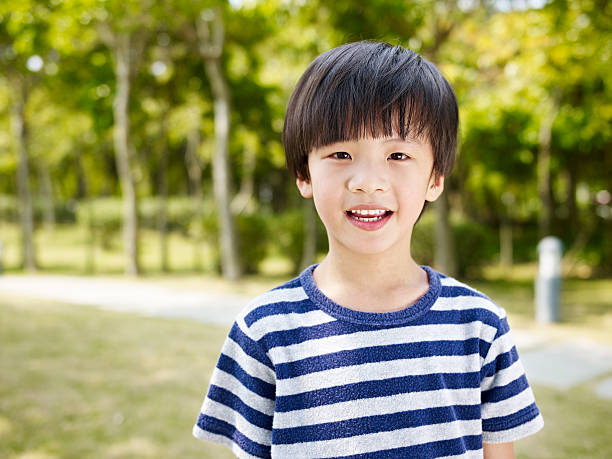
#> input picture boy.jpg, 612 x 459 px
$ python circle_name.py
#> lines starting #> are read from the running program, lines starting #| are printed output that depends on the picture
import cv2
import numpy
import imutils
#img read and display
img=cv2.imread("boy.jpg")
#> img is the input picture: shape (459, 612, 3); mean B, G, R 100.5, 147.3, 147.9
#REctangle over ROI
output = img.copy()
#cv2.rectangle(output, (170, 110), (270,220), (200, 150, 200), 3)
cir = circle_img = cv2.circle(img,(360,150), 100, (0,0,250), 2)
cv2.putText(cir, "Arun", (375,275),cv2.FONT_HERSHEY_SIMPLEX, 0.7, (0,0,250), 2)
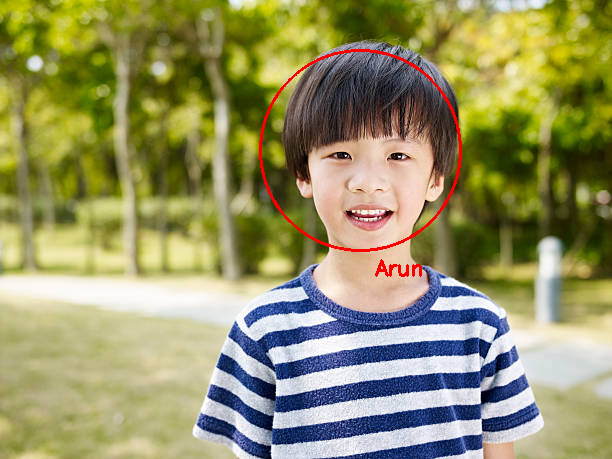
#> cir: shape (459, 612, 3); mean B, G, R 99.7, 146.3, 148.7
#cv2.imshow("Rectangle", output)
cv2.imshow ("circle", circle_img )
#line = cv2.line(img,(0,0),(511,511),(255,0,0),5)
cv2.imshow ("circle", cir )
cv2.waitKey(0)
